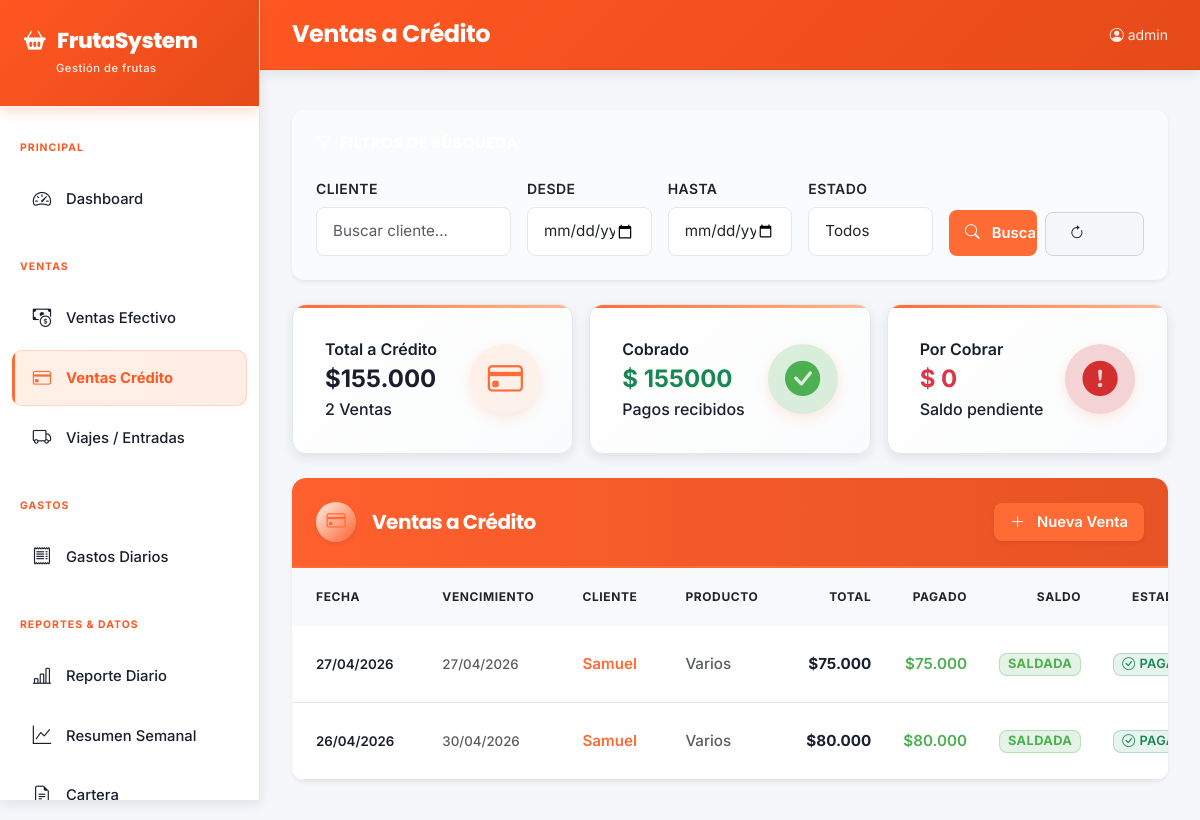
Screenshot of /ventas/credito/ (signed in) with the database file from the repository.
### core/models.py (models this page shows, shortened)
class VentaCredito(models.Model):
    cliente = models.ForeignKey(Cliente, on_delete=models.CASCADE, related_name='ventas', verbose_name='Cliente')
    producto = models.ForeignKey(Producto, on_delete=models.CASCADE, related_name='ventas_credito', verbose_name='Producto', null=True, blank=True)
    fecha = models.DateField(verbose_name='Fecha de venta')
    fecha_vencimiento = models.DateField(verbose_name='Fecha de vencimiento', null=True, blank=True)
    observaciones = models.TextField(blank=True, verbose_name='Observaciones')
    created_at = models.DateTimeField(auto_now_add=True)
    @property
    def total(self): return sum(d.total for d in self.detalles.all())
    @property
    def total_pagado(self): return sum(p.monto for p in self.pagos.all())
    @property
    def saldo_pendiente(self): return self.total - self.total_pagado
    class Meta:
        verbose_name = 'Venta a Crédito'; verbose_name_plural = 'Ventas a Crédito'; ordering = ['-fecha']

class Cliente(models.Model):
    nombre = models.CharField(max_length=200, verbose_name='Nombre')
    telefono = models.CharField(max_length=20, blank=True, verbose_name='Teléfono')
    direccion = models.TextField(blank=True, verbose_name='Dirección')
    activo = models.BooleanField(default=True, verbose_name='Activo')
    def __str__(self): return self.nombre
    class Meta:
        verbose_name = 'Cliente'; verbose_name_plural = 'Clientes'; ordering = ['nombre']

class DetalleVentaCredito(models.Model):
    venta = models.ForeignKey(VentaCredito, on_delete=models.CASCADE, related_name='detalles', verbose_name='Venta')
    clasificacion = models.ForeignKey(Clasificacion, on_delete=models.CASCADE, verbose_name='Clasificación')
    kg_vendido = models.DecimalField(max_digits=10, decimal_places=2, verbose_name='Kg vendido')
    precio_por_kg = models.DecimalField(max_digits=10, decimal_places=2, verbose_name='Precio por kg')
    @property
    def total(self): return self.kg_vendido * self.precio_por_kg
    class Meta:
        verbose_name = 'Detalle de Venta'; verbose_name_plural = 'Detalles de Venta'

class PagoVentaCredito(models.Model):
    venta = models.ForeignKey(VentaCredito, on_delete=models.CASCADE, related_name='pagos', verbose_name='Venta')
    monto = models.DecimalField(max_digits=12, decimal_places=2, verbose_name='Monto')
    medio_pago = models.CharField(max_length=20, choices=MEDIO_PAGO_CHOICES, verbose_name='Medio de pago')
    fecha = models.DateField(verbose_name='Fecha')
    observaciones = models.TextField(blank=True, verbose_name='Observaciones')
    class Meta:
        verbose_name = 'Pago de Venta'; verbose_name_plural = 'Pagos de Ventas'; ordering = ['-fecha']

### core/views.py (the view)
# urls.py: path('ventas/credito/', views.venta_credito_list, name='venta_credito_list'),
@login_required
def venta_credito_list(request):
    ventas = VentaCredito.objects.select_related('cliente', 'producto').all()
    num_ventas = len(ventas)
    total_credito = sum(v.total for v in ventas)
    total_pagado = sum(v.total_pagado for v in ventas)
    total_pendiente = sum(v.saldo_pendiente for v in ventas)
    ctx = {
        'ventas': ventas,
        'num_ventas': num_ventas,
        'total_credito': total_credito,
        'total_pagado': total_pagado,
        'total_pendiente': total_pendiente
    }
    return render(request, 'core/venta_credito_list.html', ctx)

### core/templatetags/cop_filters.py (called while the page is built)
@register.filter
def cop(value):
    try:
        n = int(round(float(value)))
        return f"{n:,}".replace(",", ".")
    except (ValueError, TypeError):
        return value

### core/templates/core/venta_credito_list.html (shortened to what this page needs)
{% extends 'core/base.html' %}
{% block page_title %}Ventas a Crédito{% endblock %}
{% block content %}
<div class="card border-0 shadow-sm mb-4" style="border-radius: 12px; background: var(--bg-light);">
  <div class="card-body p-4">
    <h6 class="fw-bold mb-4" style="color: white; font-size: 0.95rem; text-transform: uppercase; letter-spacing: 0.5px;">
      <i class="bi bi-funnel me-2"></i>Filtros de Búsqueda
    </h6>
    <div class="row g-3">
      <div class="col-md-3">
        <label class="form-label fw-semibold small" style="color: var(--text-secondary);">Cliente</label>
        <input type="text" class="form-control" id="filtroCliente" placeholder="Buscar cliente..." style="border-radius: 8px; border: 1px solid var(--border-light); padding: 0.75rem 1rem;">
      </div>
      <div class="col-md-2">
        <label class="form-label fw-semibold small" style="color: var(--text-secondary);">Desde</label>
        <input type="date" class="form-control" id="filtroDesde" style="border-radius: 8px; border: 1px solid var(--border-light); padding: 0.75rem 1rem;">
      </div>
      <div class="col-md-2">
        <label class="form-label fw-semibold small" style="color: var(--text-secondary);">Hasta</label>
        <input type="date" class="form-control" id="filtroHasta" style="border-radius: 8px; border: 1px solid var(--border-light); padding: 0.75rem 1rem;">
      </div>
      <div class="col-md-2">
        <label class="form-label fw-semibold small" style="color: var(--text-secondary);">Estado</label>
        <select class="form-select" id="filtroEstado" style="border-radius: 8px; border: 1px solid var(--border-light); padding: 0.75rem 1rem;">
          <option value="">Todos</option>
        </select>
      </div>
      <div class="col-md-3 d-flex align-items-end gap-2">
        <button class="btn w-100" style="background: var(--orange-primary); color: white; border-radius: 8px; border: none; padding: 0.75rem 1rem; font-weight: 600;">
          <i class="bi bi-search me-1"></i>Buscar
        </button>
        <button class="btn btn-outline-secondary w-100" style="border-radius: 8px;">
          <i class="bi bi-arrow-clockwise"></i>
        </button>
      </div>
    </div>
  </div>
</div>
<div class="row row-cols-1 row-cols-md-3 g-3 mb-4">
  <div class="col">
    <div class="stat-card-white h-100">
      <div>
        <div class="small fw-semibold">Total a Crédito</div>
        <div class="fs-4 fw-bold">${{ total_credito|default:0|cop }}</div>
        <div class="small">{{ num_ventas|default:0 }} Ventas</div>
      </div>
      <div class="stat-icon-wrapper">
        <i class="bi bi-credit-card"></i>
      </div>
    </div>
  </div>
  <div class="col">
    <div class="stat-card-white h-100">
      <div>
        <div class="small fw-semibold">Cobrado</div>
        <div class="fs-4 fw-bold text-success" style="color: #4CAF50;">$ {{ total_pagado|default:0|floatformat:0 }}</div>
        <div class="small">Pagos recibidos</div>
      </div>
      <div class="stat-icon-wrapper" style="background: rgba(76, 175, 80, 0.2); color: #4CAF50;">
        <i class="bi bi-check-circle-fill"></i>
      </div>
    </div>
  </div>
  <div class="col">
    <div class="stat-card-white h-100">
      <div>
        <div class="small fw-semibold">Por Cobrar</div>
        <div class="fs-4 fw-bold text-danger" style="color: #d32f2f;">$ {{ total_pendiente|default:0|floatformat:0 }}</div>
        <div class="small">Saldo pendiente</div>
      </div>
      <div class="stat-icon-wrapper" style="background: rgba(211, 47, 47, 0.2); color: #d32f2f;">
        <i class="bi bi-exclamation-circle-fill"></i>
      </div>
    </div>
  </div>
</div>
<div class="card border-0 shadow-sm" style="border-radius: 12px; overflow: hidden;">
  <div class="card-header border-bottom-0 bg-white py-4 d-flex justify-content-between align-items-center">
    <div class="d-flex align-items-center">
      <div class="stat-icon-wrapper d-inline-flex me-3 shadow-sm" style="width: 40px; height: 40px; font-size: 1.2rem;">
        <i class="bi bi-credit-card"></i>
      </div>
      <h5 class="mb-0 fw-bold" style="color: white;">Ventas a Crédito</h5>
    </div>
    <a href="{% url 'venta_credito_create' %}" class="btn btn-primary px-3 py-2 fw-semibold shadow-sm" style="background: var(--orange-primary); border: none; border-radius: 8px;">
      <i class="bi bi-plus-lg me-1"></i> Nueva Venta
    </a>
  </div>
  <div class="card-body p-0">
    <div class="table-responsive">
      <table class="table table-hover align-middle mb-0">
        <thead class="bg-light">
          <tr>
            <th class="ps-4 fw-bold small" style="color: var(--text-secondary);">FECHA</th>
            <th class="fw-bold small" style="color: var(--text-secondary);">VENCIMIENTO</th>
            <th class="fw-bold small" style="color: var(--text-secondary);">CLIENTE</th>
            <th class="fw-bold small" style="color: var(--text-secondary);">PRODUCTO</th>
            <th class="fw-bold small text-end pe-2" style="color: var(--text-secondary);">TOTAL</th>
            <th class="fw-bold small text-end pe-2" style="color: var(--text-secondary);">PAGADO</th>
            <th class="fw-bold small text-end pe-2" style="color: var(--text-secondary);">SALDO</th>
            <th class="fw-bold small text-center" style="color: var(--text-secondary);">ESTADO</th>
          </tr>
        </thead>
        <tbody class="border-top-0">
        {% for v in ventas %}
        <tr>
          <td class="ps-4"><span class="small fw-semibold" style="color: var(--text-main);">{{ v.fecha|date:"d/m/Y" }}</span></td>
          <td><span class="small text-muted">{{ v.fecha_vencimiento|date:"d/m/Y"|default:"-" }}</span></td>
          <td class="fw-semibold" style="color: var(--orange-primary);">{{ v.cliente }}</td>
          <td class="text-muted small">{{ v.producto|default:"Varios" }}</td>
          <td class="text-end pe-2 fw-bold" style="color: var(--text-main);">${{ v.total|default:0|cop }}</td>
          <td class="text-end pe-2 fw-semibold" style="color: #4CAF50;">${{ v.total_pagado|default:0|cop }}</td>
          <td class="text-end pe-2">
            {% if v.saldo_pendiente > 0 %}
              <span class="badge fw-bold px-2 py-1" style="background-color: rgba(211, 47, 47, 0.15); color: #d32f2f; border: 1px solid rgba(211, 47, 47, 0.3);">
                ${{ v.saldo_pendiente|default:0|cop }}
              </span>
            {% else %}
              <span class="badge fw-bold px-2 py-1" style="background-color: rgba(76, 175, 80, 0.15); color: #4CAF50; border: 1px solid rgba(76, 175, 80, 0.3);">
                SALDADA
              </span>
            {% endif %}
          </td>
          <td class="text-center">
            {% if v.saldo_pendiente <= 0 %}
              <span class="badge bg-success bg-opacity-10 text-success border border-success border-opacity-25 px-2 py-1">
                <i class="bi bi-check-circle me-1"></i>Pagada
              </span>
            {% else %}
              <span class="badge bg-danger bg-opacity-10 text-danger border border-danger border-opacity-25 px-2 py-1">
                <i class="bi bi-clock me-1"></i>Pendiente
              </span>
            {% endif %}
          </td>
        </tr>
        {% endfor %}
        </tbody>
      </table>
    </div>
  </div>
</div>
{% endblock %}

### core/templates/core/base.html (shortened to what this page needs)
<!DOCTYPE html>
<html lang="es">
<head>
<link href="https://cdn.jsdelivr.net/npm/bootstrap@5.3.0/dist/css/bootstrap.min.css" rel="stylesheet">
<link href="https://cdn.jsdelivr.net/npm/bootstrap-icons@1.11.0/font/bootstrap-icons.css" rel="stylesheet">
</head>
<body>
<div class="sidebar" id="sidebar">
  <div class="sidebar-brand">
    <h5><i class="bi bi-basket2-fill"></i>FrutaSystem</h5>
    <small>Gestión de frutas</small>
  </div>
  <nav class="mt-2">
    <div class="nav-section">Principal</div>
    <a href="{% url 'dashboard' %}" class="nav-link {% if request.resolver_match.url_name == 'dashboard' %}active{% endif %}">
      <i class="bi bi-speedometer2"></i> Dashboard
    </a>
    <div class="nav-section">Ventas</div>
    <a href="{% url 'venta_efectivo_list' %}" class="nav-link {% if 'efectivo' in request.path %}active{% endif %}">
      <i class="bi bi-cash-coin"></i> Ventas Efectivo
    </a>
    <a href="{% url 'venta_credito_list' %}" class="nav-link {% if 'credito' in request.path %}active{% endif %}">
      <i class="bi bi-credit-card"></i> Ventas Crédito
    </a>
    <a href="{% url 'viaje_list' %}" class="nav-link {% if 'viajes' in request.path %}active{% endif %}">
      <i class="bi bi-truck"></i> Viajes / Entradas
    </a>
    <div class="nav-section">Gastos</div>
    <a href="{% url 'gasto_list' %}" class="nav-link {% if 'gastos' in request.path and 'categorias' not in request.path %}active{% endif %}">
      <i class="bi bi-receipt"></i> Gastos Diarios
    </a>
    <div class="nav-section">Reportes & Datos</div>
    <a href="{% url 'reporte_diario' %}" class="nav-link {% if 'diario' in request.path %}active{% endif %}">
      <i class="bi bi-bar-chart-line"></i> Reporte Diario
    </a>
    <a href="{% url 'inventario_weekly_summary' %}" class="nav-link {% if 'semanal' in request.path %}active{% endif %}">
      <i class="bi bi-graph-up"></i> Resumen Semanal
    </a>
    <a href="{% url 'reporte_cartera' %}" class="nav-link {% if 'cartera' in request.path %}active{% endif %}">
      <i class="bi bi-file-earmark-text"></i> Cartera
    </a>
  </nav>
</div>
<div class="main-content">
  <div class="topbar">
    <div class="flex-grow-1">
      <h6 class="page-title-text d-none d-lg-flex">{% block page_title %}{% endblock %}</h6>
    </div>
    <div class="d-flex align-items-center gap-3">
      <small style="color: rgba(255,255,255,0.9);"><i class="bi bi-person-circle me-1"></i>{{ request.user.username }}</small>
    </div>
  </div>
  <div class="content-area">
    {% block content %}{% endblock %}
  </div>
</div>
</body>
</html>

### rows the page displays
VentaCredito: fecha "27/04/2026", fecha_vencimiento "27/04/2026", cliente "Samuel", producto "Varios", total|cop "75.000", total_pagado|cop "75.000", shows "SALDADA", shows "PAGADA"
VentaCredito: fecha "26/04/2026", fecha_vencimiento "30/04/2026", cliente "Samuel", producto "Varios", total|cop "80.000", total_pagado|cop "80.000", shows "SALDADA", shows "PAGADA"

### other values shown
{{ request.user.username }} "admin"
{{ total_credito|default:0|cop }} "155.000"
{{ num_ventas|default:0 }} "2"
{{ total_pagado|default:0|floatformat:0 }} "155000"
{{ total_pendiente|default:0|floatformat:0 }} "0"
